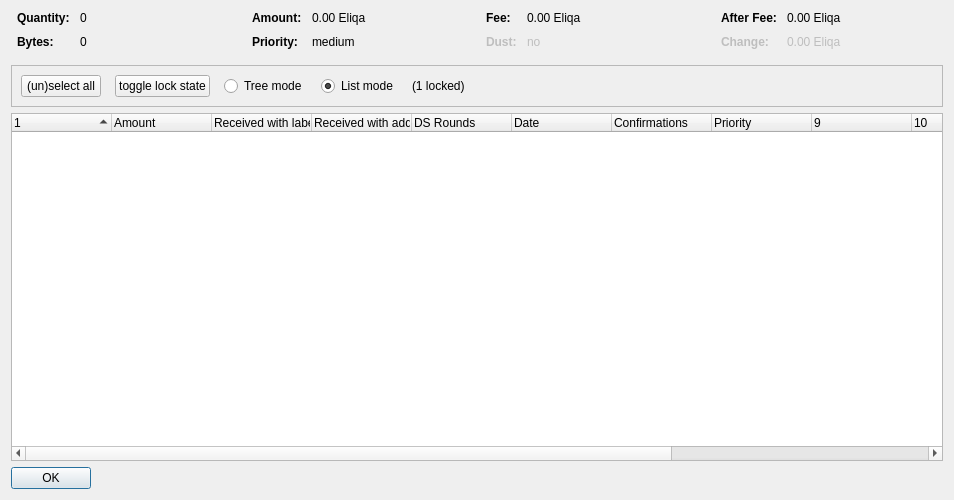
<?xml version="1.0" encoding="UTF-8"?>
<ui version="4.0">
 <class>CoinControlDialog</class>
 <widget class="QDialog" name="CoinControlDialog">
  <property name="geometry">
   <rect>
    <x>0</x>
    <y>0</y>
    <width>954</width>
    <height>500</height>
   </rect>
  </property>
  <property name="windowTitle">
   <string>Coin Selection</string>
  </property>
  <layout class="QVBoxLayout" name="verticalLayout">
   <item>
    <layout class="QHBoxLayout" name="horizontalLayoutTop" stretch="0,0,0,0">
     <property name="topMargin">
      <number>0</number>
     </property>
     <property name="bottomMargin">
      <number>10</number>
     </property>
     <item>
      <layout class="QFormLayout" name="formLayoutCoinControl1">
       <property name="horizontalSpacing">
        <number>10</number>
       </property>
       <property name="verticalSpacing">
        <number>10</number>
       </property>
       <property name="leftMargin">
        <number>6</number>
       </property>
       <property name="rightMargin">
        <number>6</number>
       </property>
       <item row="0" column="0">
        <widget class="QLabel" name="labelCoinControlQuantityText">
         <property name="font">
          <font>
           <weight>75</weight>
           <bold>true</bold>
          </font>
         </property>
         <property name="text">
          <string>Quantity:</string>
         </property>
        </widget>
       </item>
       <item row="0" column="1">
        <widget class="QLabel" name="labelCoinControlQuantity">
         <property name="cursor">
          <cursorShape>IBeamCursor</cursorShape>
         </property>
         <property name="contextMenuPolicy">
          <enum>Qt::ActionsContextMenu</enum>
         </property>
         <property name="text">
          <string notr="true">0</string>
         </property>
         <property name="textInteractionFlags">
          <set>Qt::LinksAccessibleByMouse|Qt::TextSelectableByKeyboard|Qt::TextSelectableByMouse</set>
         </property>
        </widget>
       </item>
       <item row="1" column="0">
        <widget class="QLabel" name="labelCoinControlBytesText">
         <property name="font">
          <font>
           <weight>75</weight>
           <bold>true</bold>
          </font>
         </property>
         <property name="text">
          <string>Bytes:</string>
         </property>
        </widget>
       </item>
       <item row="1" column="1">
        <widget class="QLabel" name="labelCoinControlBytes">
         <property name="cursor">
          <cursorShape>IBeamCursor</cursorShape>
         </property>
         <property name="contextMenuPolicy">
          <enum>Qt::ActionsContextMenu</enum>
         </property>
         <property name="text">
          <string notr="true">0</string>
         </property>
         <property name="textInteractionFlags">
          <set>Qt::LinksAccessibleByMouse|Qt::TextSelectableByKeyboard|Qt::TextSelectableByMouse</set>
         </property>
        </widget>
       </item>
      </layout>
     </item>
     <item>
      <layout class="QFormLayout" name="formLayoutCoinControl2">
       <property name="horizontalSpacing">
        <number>10</number>
       </property>
       <property name="verticalSpacing">
        <number>10</number>
       </property>
       <property name="leftMargin">
        <number>6</number>
       </property>
       <property name="rightMargin">
        <number>6</number>
       </property>
       <item row="0" column="0">
        <widget class="QLabel" name="labelCoinControlAmountText">
         <property name="font">
          <font>
           <weight>75</weight>
           <bold>true</bold>
          </font>
         </property>
         <property name="text">
          <string>Amount:</string>
         </property>
        </widget>
       </item>
       <item row="0" column="1">
        <widget class="QLabel" name="labelCoinControlAmount">
         <property name="cursor">
          <cursorShape>IBeamCursor</cursorShape>
         </property>
         <property name="contextMenuPolicy">
          <enum>Qt::ActionsContextMenu</enum>
         </property>
         <property name="text">
          <string notr="true">0.00 Eliqa</string>
         </property>
         <property name="textInteractionFlags">
          <set>Qt::LinksAccessibleByMouse|Qt::TextSelectableByKeyboard|Qt::TextSelectableByMouse</set>
         </property>
        </widget>
       </item>
       <item row="1" column="0">
        <widget class="QLabel" name="labelCoinControlPriorityText">
         <property name="font">
          <font>
           <weight>75</weight>
           <bold>true</bold>
          </font>
         </property>
         <property name="text">
          <string>Priority:</string>
         </property>
        </widget>
       </item>
       <item row="1" column="1">
        <widget class="QLabel" name="labelCoinControlPriority">
         <property name="cursor">
          <cursorShape>IBeamCursor</cursorShape>
         </property>
         <property name="contextMenuPolicy">
          <enum>Qt::ActionsContextMenu</enum>
         </property>
         <property name="text">
          <string>medium</string>
         </property>
         <property name="textInteractionFlags">
          <set>Qt::LinksAccessibleByMouse|Qt::TextSelectableByKeyboard|Qt::TextSelectableByMouse</set>
         </property>
        </widget>
       </item>
      </layout>
     </item>
     <item>
      <layout class="QFormLayout" name="formLayoutCoinControl3">
       <property name="horizontalSpacing">
        <number>10</number>
       </property>
       <property name="verticalSpacing">
        <number>10</number>
       </property>
       <property name="leftMargin">
        <number>6</number>
       </property>
       <property name="rightMargin">
        <number>6</number>
       </property>
       <item row="0" column="0">
        <widget class="QLabel" name="labelCoinControlFeeText">
         <property name="font">
          <font>
           <weight>75</weight>
           <bold>true</bold>
          </font>
         </property>
         <property name="text">
          <string>Fee:</string>
         </property>
        </widget>
       </item>
       <item row="0" column="1">
        <widget class="QLabel" name="labelCoinControlFee">
         <property name="cursor">
          <cursorShape>IBeamCursor</cursorShape>
         </property>
         <property name="contextMenuPolicy">
          <enum>Qt::ActionsContextMenu</enum>
         </property>
         <property name="text">
          <string notr="true">0.00 Eliqa</string>
         </property>
         <property name="textInteractionFlags">
          <set>Qt::LinksAccessibleByMouse|Qt::TextSelectableByKeyboard|Qt::TextSelectableByMouse</set>
         </property>
        </widget>
       </item>
       <item row="1" column="0">
        <widget class="QLabel" name="labelCoinControlLowOutputText">
         <property name="enabled">
          <bool>false</bool>
         </property>
         <property name="font">
          <font>
           <weight>75</weight>
           <bold>true</bold>
          </font>
         </property>
         <property name="text">
          <string>Dust:</string>
         </property>
        </widget>
       </item>
       <item row="1" column="1">
        <widget class="QLabel" name="labelCoinControlLowOutput">
         <property name="enabled">
          <bool>false</bool>
         </property>
         <property name="cursor">
          <cursorShape>IBeamCursor</cursorShape>
         </property>
         <property name="contextMenuPolicy">
          <enum>Qt::ActionsContextMenu</enum>
         </property>
         <property name="text">
          <string>no</string>
         </property>
         <property name="textInteractionFlags">
          <set>Qt::LinksAccessibleByMouse|Qt::TextSelectableByKeyboard|Qt::TextSelectableByMouse</set>
         </property>
        </widget>
       </item>
      </layout>
     </item>
     <item>
      <layout class="QFormLayout" name="formLayoutCoinControl4">
       <property name="horizontalSpacing">
        <number>10</number>
       </property>
       <property name="verticalSpacing">
        <number>10</number>
       </property>
       <property name="leftMargin">
        <number>6</number>
       </property>
       <property name="rightMargin">
        <number>6</number>
       </property>
       <item row="0" column="0">
        <widget class="QLabel" name="labelCoinControlAfterFeeText">
         <property name="font">
          <font>
           <weight>75</weight>
           <bold>true</bold>
          </font>
         </property>
         <property name="text">
          <string>After Fee:</string>
         </property>
        </widget>
       </item>
       <item row="0" column="1">
        <widget class="QLabel" name="labelCoinControlAfterFee">
         <property name="cursor">
          <cursorShape>IBeamCursor</cursorShape>
         </property>
         <property name="contextMenuPolicy">
          <enum>Qt::ActionsContextMenu</enum>
         </property>
         <property name="text">
          <string notr="true">0.00 Eliqa</string>
         </property>
         <property name="textInteractionFlags">
          <set>Qt::LinksAccessibleByMouse|Qt::TextSelectableByKeyboard|Qt::TextSelectableByMouse</set>
         </property>
        </widget>
       </item>
       <item row="1" column="0">
        <widget class="QLabel" name="labelCoinControlChangeText">
         <property name="enabled">
          <bool>false</bool>
         </property>
         <property name="font">
          <font>
           <weight>75</weight>
           <bold>true</bold>
          </font>
         </property>
         <property name="text">
          <string>Change:</string>
         </property>
        </widget>
       </item>
       <item row="1" column="1">
        <widget class="QLabel" name="labelCoinControlChange">
         <property name="enabled">
          <bool>false</bool>
         </property>
         <property name="cursor">
          <cursorShape>IBeamCursor</cursorShape>
         </property>
         <property name="contextMenuPolicy">
          <enum>Qt::ActionsContextMenu</enum>
         </property>
         <property name="text">
          <string notr="true">0.00 Eliqa</string>
         </property>
         <property name="textInteractionFlags">
          <set>Qt::LinksAccessibleByMouse|Qt::TextSelectableByKeyboard|Qt::TextSelectableByMouse</set>
         </property>
        </widget>
       </item>
      </layout>
     </item>
    </layout>
   </item>
   <item>
    <widget class="QFrame" name="frame">
     <property name="minimumSize">
      <size>
       <width>0</width>
       <height>40</height>
      </size>
     </property>
     <property name="frameShape">
      <enum>QFrame::StyledPanel</enum>
     </property>
     <property name="frameShadow">
      <enum>QFrame::Sunken</enum>
     </property>
     <layout class="QHBoxLayout" name="horizontalLayout">
      <item>
       <layout class="QHBoxLayout" name="horizontalLayoutPanel" stretch="0,0,0,0,0,0">
        <property name="spacing">
         <number>14</number>
        </property>
        <item>
         <widget class="QPushButton" name="pushButtonSelectAll">
          <property name="sizePolicy">
           <sizepolicy hsizetype="Maximum" vsizetype="Fixed">
            <horstretch>0</horstretch>
            <verstretch>0</verstretch>
           </sizepolicy>
          </property>
          <property name="text">
           <string>(un)select all</string>
          </property>
          <property name="autoDefault">
           <bool>false</bool>
          </property>
         </widget>
        </item>
        <item>
         <widget class="QPushButton" name="pushButtonToggleLock">
          <property name="sizePolicy">
           <sizepolicy hsizetype="Maximum" vsizetype="Fixed">
            <horstretch>0</horstretch>
            <verstretch>0</verstretch>
           </sizepolicy>
          </property>
          <property name="text">
           <string>toggle lock state</string>
          </property>
          <property name="autoDefault">
           <bool>false</bool>
          </property>
         </widget>
        </item>
        <item>
         <widget class="QRadioButton" name="radioTreeMode">
          <property name="sizePolicy">
           <sizepolicy hsizetype="Maximum" vsizetype="Fixed">
            <horstretch>0</horstretch>
            <verstretch>0</verstretch>
           </sizepolicy>
          </property>
          <property name="text">
           <string>Tree mode</string>
          </property>
         </widget>
        </item>
        <item>
         <widget class="QRadioButton" name="radioListMode">
          <property name="sizePolicy">
           <sizepolicy hsizetype="Maximum" vsizetype="Fixed">
            <horstretch>0</horstretch>
            <verstretch>0</verstretch>
           </sizepolicy>
          </property>
          <property name="text">
           <string>List mode</string>
          </property>
          <property name="checked">
           <bool>true</bool>
          </property>
         </widget>
        </item>
        <item>
         <widget class="QLabel" name="labelLocked">
          <property name="text">
           <string>(1 locked)</string>
          </property>
         </widget>
        </item>
        <item>
         <spacer name="horizontalSpacer">
          <property name="orientation">
           <enum>Qt::Horizontal</enum>
          </property>
          <property name="sizeHint" stdset="0">
           <size>
            <width>40</width>
            <height>20</height>
           </size>
          </property>
         </spacer>
        </item>
       </layout>
      </item>
     </layout>
    </widget>
   </item>
   <item>
    <widget class="CoinControlTreeWidget" name="treeWidget">
     <property name="contextMenuPolicy">
      <enum>Qt::CustomContextMenu</enum>
     </property>
     <property name="sortingEnabled">
      <bool>false</bool>
     </property>
     <property name="columnCount">
      <number>13</number>
     </property>
     <attribute name="headerShowSortIndicator" stdset="0">
      <bool>true</bool>
     </attribute>
     <attribute name="headerStretchLastSection">
      <bool>false</bool>
     </attribute>
     <column>
      <property name="text">
       <string/>
      </property>
     </column>
     <column>
      <property name="text">
       <string>Amount</string>
      </property>
     </column>
     <column>
      <property name="text">
       <string>Received with label</string>
      </property>
     </column>
     <column>
      <property name="text">
       <string>Received with address</string>
      </property>
     </column>
     <column>
      <property name="text">
       <string>DS Rounds</string>
      </property>
     </column>
     <column>
      <property name="text">
       <string>Date</string>
      </property>
     </column>
     <column>
      <property name="text">
       <string>Confirmations</string>
      </property>
      <property name="toolTip">
       <string>Confirmed</string>
      </property>
     </column>
     <column>
      <property name="text">
       <string>Priority</string>
      </property>
     </column>
     <column>
      <property name="text">
       <string/>
      </property>
     </column>
     <column>
      <property name="text">
       <string/>
      </property>
     </column>
     <column>
      <property name="text">
       <string/>
      </property>
     </column>
     <column>
      <property name="text">
       <string/>
      </property>
     </column>
     <column>
      <property name="text">
       <string/>
      </property>
     </column>
    </widget>
   </item>
   <item>
    <widget class="QDialogButtonBox" name="buttonBox">
     <property name="sizePolicy">
      <sizepolicy hsizetype="Maximum" vsizetype="Fixed">
       <horstretch>0</horstretch>
       <verstretch>0</verstretch>
      </sizepolicy>
     </property>
     <property name="orientation">
      <enum>Qt::Horizontal</enum>
     </property>
     <property name="standardButtons">
      <set>QDialogButtonBox::Ok</set>
     </property>
    </widget>
   </item>
  </layout>
 </widget>
 <customwidgets>
  <customwidget>
   <class>CoinControlTreeWidget</class>
   <extends>QTreeWidget</extends>
   <header>coincontroltreewidget.h</header>
  </customwidget>
 </customwidgets>
 <resources/>
 <connections/>
</ui>
